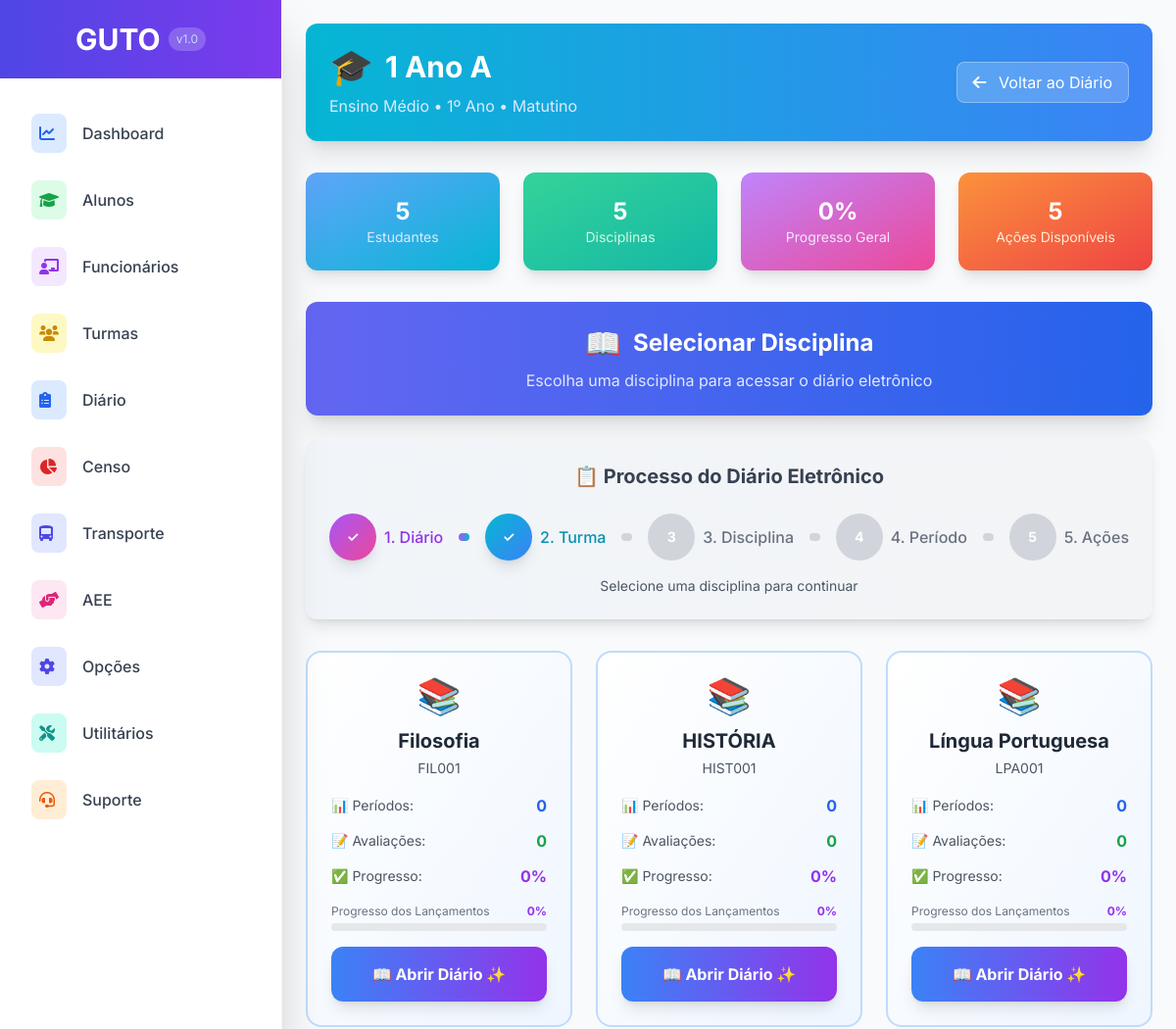
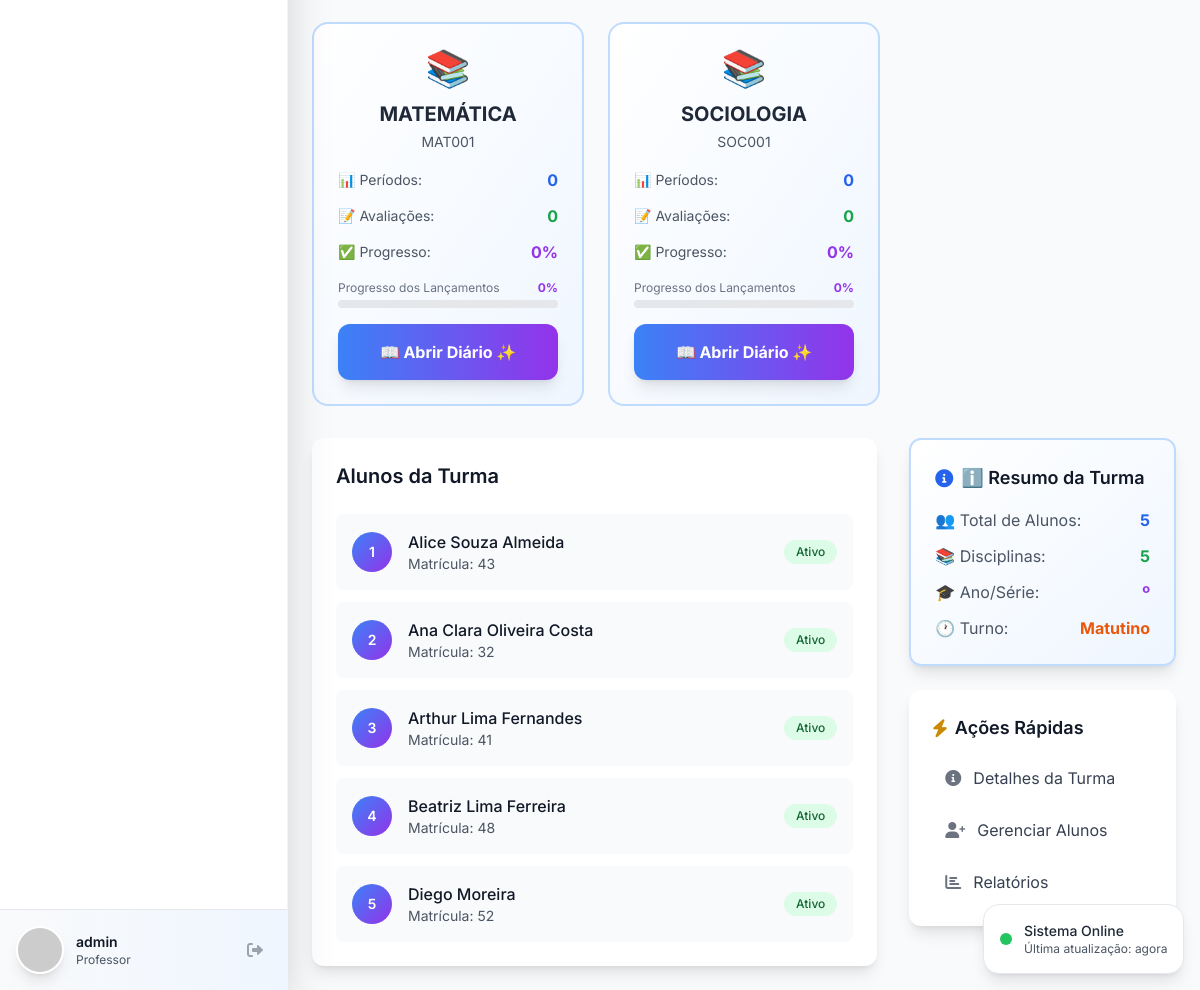
The app's page /diario/turma/1/ (signed in), older data (2 pictures, top to bottom).
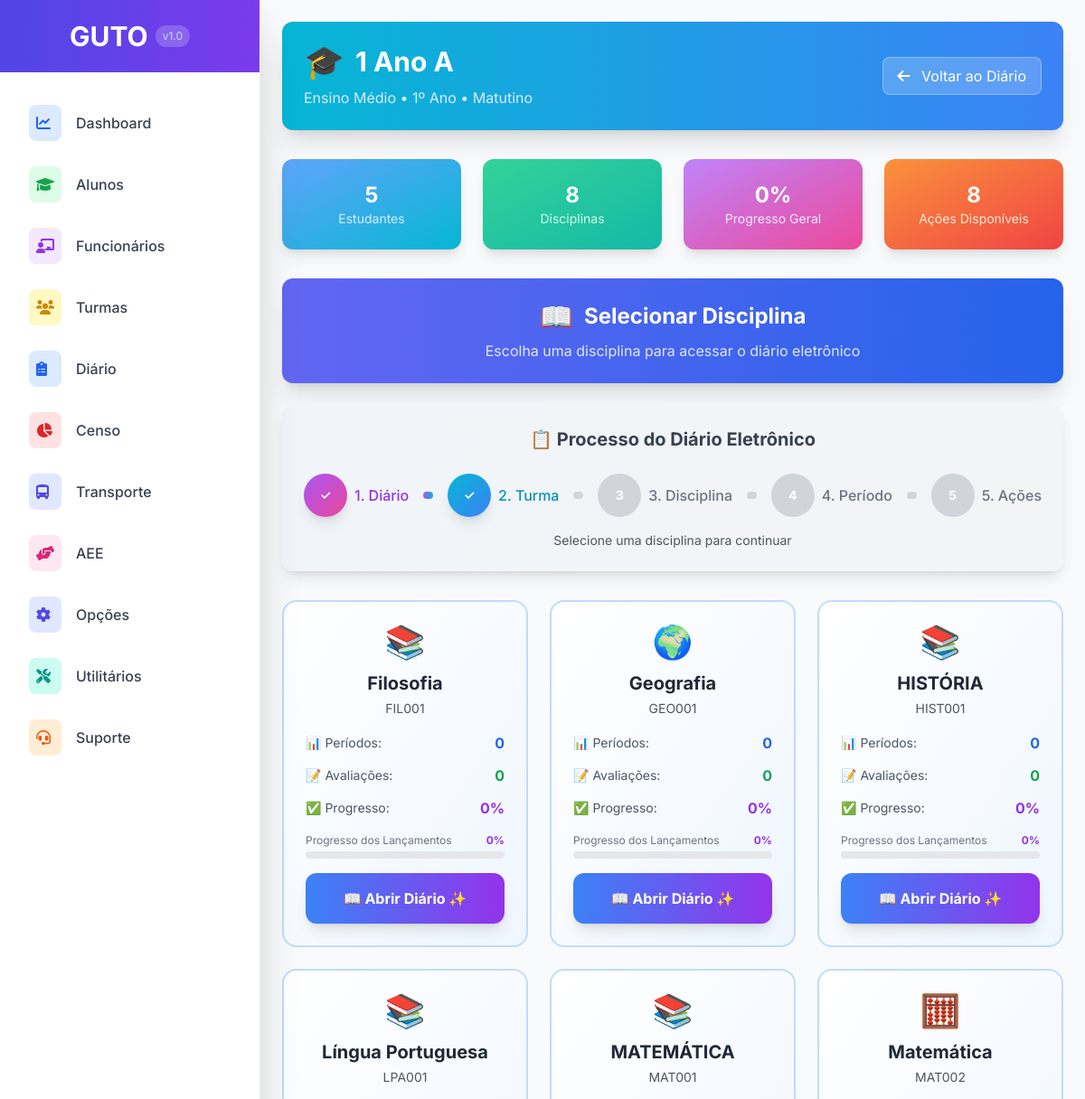
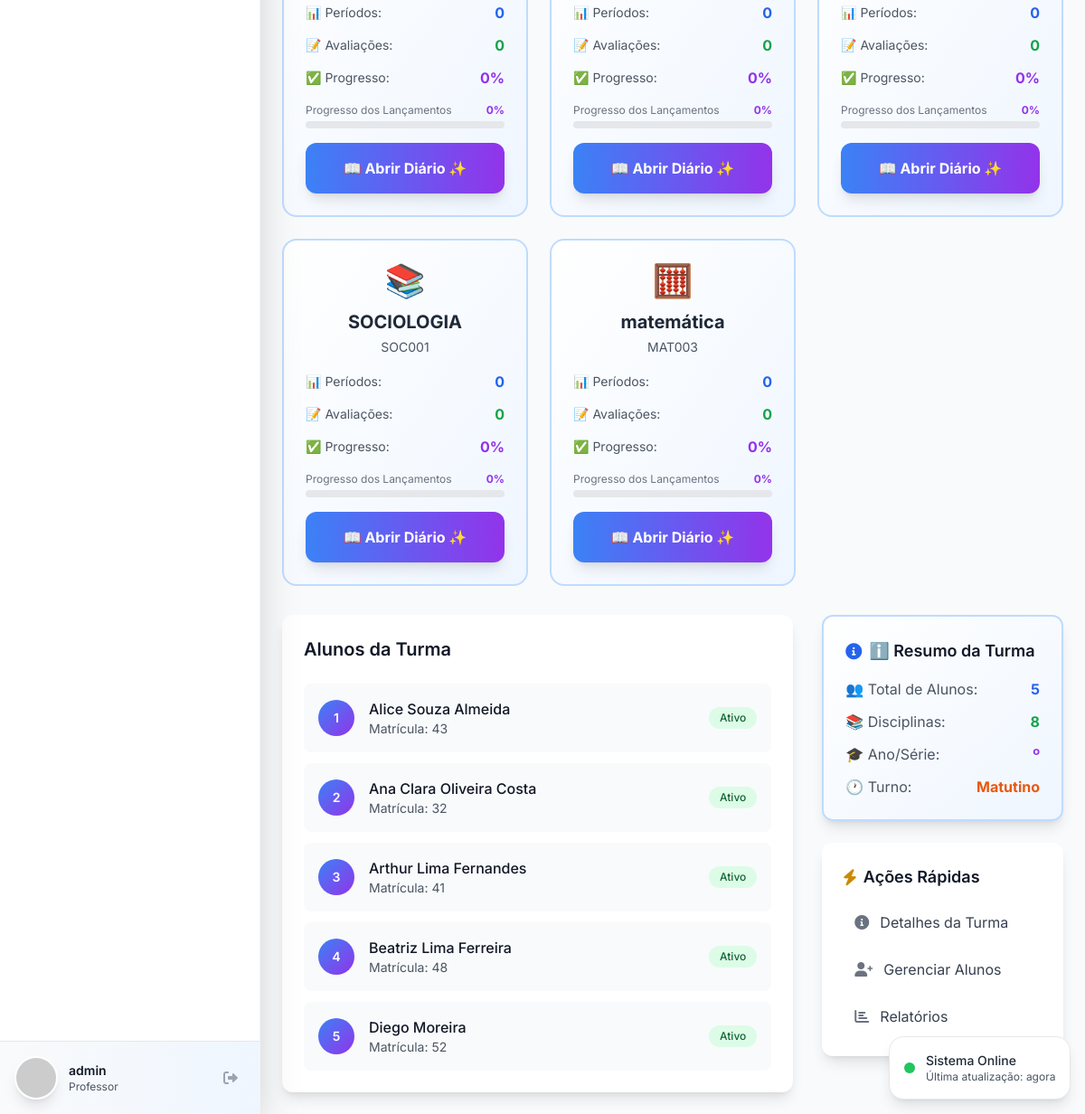
The same page, newer data (2 pictures, top to bottom).
### turma/models.py (models this page shows, shortened)
class Disciplina(models.Model):
    nome = models.CharField(max_length=255, verbose_name="Nome da Disciplina")
    codigo = models.CharField(max_length=20, unique=True, verbose_name="Código da Disciplina", blank=True)
    avalia_por_conceito = models.BooleanField(default=False, verbose_name="Avalia por Conceito")
    carga_horaria = models.IntegerField(default=40, verbose_name="Carga Horária")
    ativo = models.BooleanField(default=True, verbose_name="Disciplina Ativa")
    class Meta:
        verbose_name = "Disciplina"
        verbose_name_plural = "Disciplinas"
        ordering = ['nome']

### alunos/models.py (models this page shows, shortened)
class Aluno(models.Model):
    SEXO_CHOICES = [
        ('M', 'Masculino'),
        ('F', 'Feminino'),
    ]
    TIPO_ARQUIVO_CHOICES = [
        ('CORRENTE', 'Arquivo Corrente'),
        ('PERMANENTE', 'Arquivo Permanente'),
    ]
    codigo = models.AutoField(primary_key=True, verbose_name="Código")
    nome = models.CharField(max_length=255, verbose_name="Nome Completo")
    nome_social = models.CharField(max_length=255, blank=True, null=True, verbose_name="Nome Social")
    data_nascimento = models.DateField(verbose_name="Data de Nascimento")
    sexo = models.CharField(max_length=1, choices=SEXO_CHOICES, verbose_name="Sexo")
    nome_mae = models.CharField(max_length=255, blank=True, null=True, verbose_name="Nome da Mãe")
    nome_pai = models.CharField(max_length=255, blank=True, null=True, verbose_name="Nome do Pai")
    mae_nao_declarada = models.BooleanField(default=False, verbose_name="Mãe não declarada")
    pai_nao_declarado = models.BooleanField(default=False, verbose_name="Pai não declarado")
    aluno_gemeo = models.BooleanField(default=False, verbose_name="Aluno Gêmeo")
    falta_historico_escolar = models.BooleanField(default=False, verbose_name="Falta histórico escolar")
    aluno_exclusivo_aee = models.BooleanField(default=False, verbose_name="Aluno exclusivo de Atividade Complementar/AEE")
    tipo_arquivo = models.CharField(max_length=20, choices=TIPO_ARQUIVO_CHOICES, default='CORRENTE', verbose_name="Tipo de Arquivo")
    lembrete = models.TextField(blank=True, null=True, verbose_name="Lembrete")
    foto = models.ImageField(upload_to='alunos/fotos/', blank=True, null=True, verbose_name="Foto")
    data_cadastro = models.DateTimeField(auto_now_add=True, verbose_name="Data de Cadastro")
    data_atualizacao = models.DateTimeField(auto_now=True, verbose_name="Última Atualização")
    usuario_cadastro = models.ForeignKey(User, on_delete=models.PROTECT, related_name='alunos_cadastrados', verbose_name="Usuário que Cadastrou")
    class Meta:
        verbose_name = "Aluno"
        verbose_name_plural = "Alunos"
        ordering = ['nome']

### diario/views.py (the view)
# urls.py: path('turma/<int:turma_id>/', views.diario_turma, name='turma'),
@login_required
def diario_turma(request, turma_id):
    turma = get_object_or_404(Turma, pk=turma_id)
    disciplinas = turma.get_disciplinas()
    alunos = turma.get_alunos_enturmados()
    total_alunos = alunos.count()
    context = {
        'turma': turma,
        'disciplinas': disciplinas,
        'alunos': alunos,
        'total_alunos': total_alunos,
    }
    return render(request, 'diario/diario_turma.html', context)

### turma/models.py (called while the page is built)
    def get_alunos_enturmados(self):
        from alunos.models import Aluno
        return Aluno.objects.filter(
            enturmacoes__turma=self,
            enturmacoes__ativo=True
        ).select_related('usuario_cadastro', 'documentacao', 'transporte')

    def get_disciplinas(self):
        return Disciplina.objects.filter(ativo=True).order_by('nome')

### templates/diario/diario_turma.html (shortened to what the changed rows need)
{% extends 'base.html' %}
{% block content %}
<div class="max-w-7xl mx-auto">
    <div class="mb-8">
        <div class="bg-gradient-to-r from-cyan-500 to-blue-500 rounded-xl p-6 text-white shadow-xl">
            <div class="flex items-center justify-between">
                <div>
                    <h1 class="text-3xl font-bold flex items-center">
                        <span class="text-4xl mr-3">🎓</span>
                        {{ turma.nome }}
                    </h1>
                </div>
            </div>
        </div>
    </div>
    <div class="grid grid-cols-1 md:grid-cols-4 gap-6 mb-8">
        <div class="bg-gradient-to-br from-emerald-400 to-teal-500 rounded-xl shadow-lg p-6 text-center text-white hover:scale-105 transition-transform duration-300">
            <div class="text-2xl font-bold">{{ disciplinas|length }}</div>
            <div class="text-sm text-emerald-100">Disciplinas</div>
        </div>
        <div class="bg-gradient-to-br from-orange-400 to-red-500 rounded-xl shadow-lg p-6 text-center text-white hover:scale-105 transition-transform duration-300">
            <div class="text-2xl font-bold" id="totalAvaliacoes">{{ disciplinas|length }}</div>
            <div class="text-sm text-orange-100">Ações Disponíveis</div>
        </div>
    </div>
    <div class="mb-8">
        <div class="bg-gradient-to-r from-indigo-500 to-blue-600 rounded-xl p-6 text-white shadow-xl mb-6">
            <h2 class="text-2xl font-bold text-center flex items-center justify-center">
                <span class="text-3xl mr-3">📖</span>
                Selecionar Disciplina
            </h2>
        </div>
        <div class="mb-8">
            <div class="bg-gradient-to-r from-slate-100 to-gray-100 rounded-xl p-6 shadow-lg">
                <h2 class="text-xl font-bold text-center text-gray-700 mb-6">
                    📋 Processo do Diário Eletrônico
                </h2>
            </div>
        </div>
        <div class="grid grid-cols-1 md:grid-cols-2 lg:grid-cols-3 gap-6">
            {% for disciplina in disciplinas %}
            <div class="bg-gradient-to-br from-white to-blue-50 border-2 border-blue-200 rounded-2xl p-6 hover:shadow-2xl hover:scale-105 transition-all duration-300">
                <div class="text-center mb-4">
                    <div class="text-4xl mb-3">
                        {% if 'Matemática' in disciplina.nome or 'matemática' in disciplina.nome %}
                            🧮
                        {% elif 'Português' in disciplina.nome or 'português' in disciplina.nome %}
                            📝
                        {% elif 'História' in disciplina.nome or 'história' in disciplina.nome %}
                            📜
                        {% elif 'Geografia' in disciplina.nome or 'geografia' in disciplina.nome %}
                            🌍
                        {% elif 'Ciências' in disciplina.nome or 'ciências' in disciplina.nome %}
                            🔬
                        {% elif 'Educação Física' in disciplina.nome or 'educação física' in disciplina.nome %}
                            🏃‍♂️
                        {% elif 'Arte' in disciplina.nome or 'arte' in disciplina.nome %}
                            🎨
                        {% elif 'Inglês' in disciplina.nome or 'inglês' in disciplina.nome %}
                            🇺🇸
                        {% else %}
                            📚
                        {% endif %}
                    </div>
                    <h3 class="text-xl font-bold text-gray-800">{{ disciplina.nome }}</h3>
                    <p class="text-gray-600 text-sm mt-1">{{ disciplina.codigo }}</p>
                </div>
                <div class="space-y-3 mb-4">
                    <div class="flex justify-between items-center">
                        <span class="text-gray-600 text-sm">📊 Períodos:</span>
                        <span class="font-bold text-blue-600">{{ disciplina.divisoes_count|default:0 }}</span>
                    </div>
                    <div class="flex justify-between items-center">
                        <span class="text-gray-600 text-sm">📝 Avaliações:</span>
                        <span class="font-bold text-green-600">{{ disciplina.avaliacoes_count|default:0 }}</span>
                    </div>
                    <div class="flex justify-between items-center">
                        <span class="text-gray-600 text-sm">✅ Progresso:</span>
                        <span class="font-bold text-purple-600">{{ disciplina.progresso|default:"0%" }}</span>
                    </div>
                </div>
                <div class="mb-4">
                    <div class="flex justify-between text-xs text-gray-500 mb-1">
                        <span>Progresso dos Lançamentos</span>
                        <span class="font-bold text-purple-600" id="progresso-{{ disciplina.pk }}">{{ disciplina.progresso|default:"0%" }}</span>
                    </div>
                    <div class="w-full bg-gray-200 rounded-full h-2">
                    </div>
                </div>
                <div class="space-y-3">
                    <a href="{% url 'diario:disciplina' turma.pk disciplina.pk %}"
                       class="block text-center px-6 py-4 bg-gradient-to-r from-blue-500 to-purple-600 hover:from-blue-600 hover:to-purple-700 text-white font-bold rounded-xl transition-all duration-300 shadow-lg transform hover:scale-105">
                        📖 Abrir Diário ✨
                    </a>
                </div>
            </div>
            {% endfor %}
        </div>
    </div>
    <div class="grid grid-cols-1 lg:grid-cols-3 gap-8">
        <div class="lg:col-span-2">
            <div class="bg-white rounded-xl shadow-lg p-6">
                <div class="mb-6">
                    <h2 class="text-xl font-semibold text-gray-900">Alunos da Turma</h2>
                </div>
                {% if alunos %}
                <div class="space-y-3">
                    {% for aluno in alunos %}
                    <div class="flex items-center justify-between p-4 bg-gray-50 rounded-lg hover:bg-gray-100 transition-colors duration-200">
                        <div class="flex items-center">
                            <div class="w-10 h-10 bg-gradient-to-br from-blue-500 to-purple-600 rounded-full flex items-center justify-center text-white font-semibold text-sm">
                                {{ forloop.counter }}
                            </div>
                            <div class="ml-4">
                                <p class="font-medium text-gray-900">{{ aluno.nome }}</p>
                                <p class="text-sm text-gray-600">Matrícula: {{ aluno.codigo }}</p>
                            </div>
                        </div>
                        <div class="flex items-center space-x-2">
                            <span class="px-3 py-1 bg-green-100 text-green-800 rounded-full text-xs font-medium">Ativo</span>
                        </div>
                    </div>
                    {% endfor %}
                </div>
                {% endif %}
            </div>
        </div>
        <div class="space-y-6">
            <div class="bg-gradient-to-br from-white to-blue-50 border-2 border-blue-200 rounded-xl shadow-lg p-6">
                <div class="space-y-3">
                    <div class="flex justify-between items-center">
                        <span class="text-gray-600">📚 Disciplinas:</span>
                        <span class="font-bold text-green-600">{{ disciplinas|length }}</span>
                    </div>
                </div>
            </div>
        </div>
    </div>
</div>
{% endblock %}

Row changes from the older to the newer data that the page shows:
added Disciplina: nome "Geografia", codigo "GEO001", divisoes_count "0", avaliacoes_count "0", progresso "0%"
added Disciplina: nome "Matemática", codigo "MAT002", divisoes_count "0", avaliacoes_count "0", progresso "0%"
added Disciplina: nome "matemática", codigo "MAT003", divisoes_count "0", avaliacoes_count "0", progresso "0%"
Text that changed along with them:
{{ disciplinas|length }}: "5" → "8"
